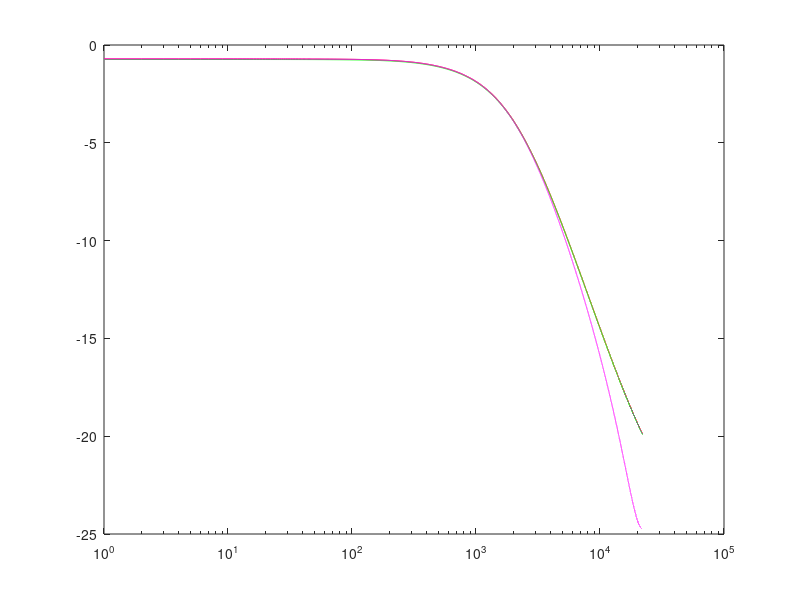

The MATLAB script that drew this image:
% King of Tone Analysis
%   --Tonestack

% Powers of 10 notation
k = 1000;
m = 1e-3;
u = 1e-6;
n = 1e-9;

% Frequency variables
fs = 44100;
f = 1:(fs/2);
w = 2*pi*f;
s = j.*w;

% DSP
z1 = e.^(-s/fs);
z2 = e.^(-2*s/fs);
kk = 2*fs;

% Pre-warping
wk = 2*pi*1*k;
%kk = wk/(tan(wk/(2*fs)));
sz = kk*(1 - z1)./(1 + z1);

% Tonestack components
ri = 1*k;         % Feed resistor from final op amp output
rtone = 25*k;     % Tone Pot
apos = 0.0;      % Tone Pot position, primary leg resistance ratio
bpos = 1 - apos;  % Alternate pot leg resistance ratio
rboost = 50*k;    % Boost pot
bstpos = 0.01;     % Boost pot position resistance ratio

% Components as labeled in derivation
ra = ri + apos*rtone;
rb = bpos*rtone + rtone/fs; % This sets one of the zeros, so it needs to avoid going to zero
rc = 6.8*k;
rd = rboost*bstpos;
ro = 100*k*1000*k/(100*k + 1000*k);
c1 = 10*n;
c2 = 10*n;

% Substitutions as labled in derivation
a0 = ro + rc;
a1 = (ro + rd).*rc.*c2 + ro.*rd.*c2;
b1 = (ro+rd).*c2;

N0 = a0;
N1 = rb*c1*a0 + a1;
N2 = rb*c1*a1;
D0 = 1;
D1 = rb*c1 + c1*a0 + b1;
D2 = rb*c1*b1 + c1*a1;

%%%%%%%%%%%%%%%%%%%%%%%%%%%%%% Transfer functions  %%%%%%%%%%%%%%%%%%%%%%%%%%%%

% ********************************** Vx/Vi ********************************** %
%vxvi = (s.*s*N2 + s.*N1 + N0)./(s.*s.*(N2 + ra.*D2) + s.*(N1 + ra.*D1) + N0 + ra.*D0);
% Further simplification
gvx = N2/(N2 + ra.*D2);
A0 = N0/N2;
A1 = N1/N2;
B0 = (N0 + ra*D0)/(N2 + ra.*D2);
B1 = (N1 + ra*D1)/(N2 + ra.*D2);

vxvi = gvx.*(s.*s + A1*s + A0)./(s.*s + B1*s + B0);  % Final expression for Vx/Vi
                                                     % in the most simplified
                                                     % form: 
                                                     % Second-order filter 
                                                     % with gain

% ********************************** Vo/Vx ********************************** %
%vovx = (s.*c2*ro*rd + ro)./(s.*c2*(ro*rd+(ro+rd)*rc) + rc + ro);
gvo = (c2*ro*rd)/(c2*(ro*rd+(ro+rd)*rc));
%vovx = gvo.*(s + 1/(c2*rd ))./(s + (rc + ro)/(c2*(ro*rd+(ro+rd)*rc)));

X0 = 1/(c2*rd );
Y0 = (rc + ro)/(c2*(ro*rd+(ro+rd)*rc));

vovx = gvo*(s + X0)./(s + Y0);  % Final expression for Vo/Vx in the most 
                                % simplified form: single pole/zero pair
                                % with gain

% ********************* H(s) = Vo/Vi = (Vx/Vi)*(Vo/Vx) ********************** %
Hs = vxvi.*vovx;  % With more algebra the entire expression could be reduced to 
                  % a second-order transfer function, but the expressions for 
                  % "vxvi" and "vovx" are easy to transform to discrete time
                  % approximations directly, avoiding the extra steps.  
                  % If the computational efficiency for the discrete-time
                  % system is paramount then this exercise should be completed.
                  % For current needs further simplification is considered a
                  % needless expenditure of time, so the final DSP algorithm
                  % will require more computational cost than strictly necessary
                  % for this filter implementation. 

%%%%%%%%%%%%%%%%%%%%%%%%%%%%%%% Bilinear Transform  %%%%%%%%%%%%%%%%%%%%%%%%%%%

% ********************************** Vx/Vi ********************************** %
% ************************** Aggregate Coefficients ************************* %
gblt = ((A0 + kk*A1 + kk.*kk)./(B0 + kk*B1 +kk*kk));
gdsp = gvx.*gblt
A1blt = ((2*A0-2*kk*kk)./(A0+kk*A1+kk*kk))
A2blt = ((A0-kk*A1+kk*kk)./(A0+kk*A1+kk*kk))
B1blt = ((2*B0-2*kk*kk)./(B0+kk*B1+kk*kk))
B2blt = ((B0-kk.*B1+kk.*kk)./(B0+kk.*B1+kk.*kk))

% **************************** Stage-1 DSP Filter *************************** %

vxviblt = gdsp.*(A2blt.*z2 + A1blt.*z1 + 1) ./ ( B2blt.*z2 + B1blt.*z1 + 1);

% ********************************** Vo/Vx ********************************** %
% ************************** Aggregate Coefficients ************************* %

g2blt = (X0 + kk)./(Y0 + kk);
gdsp2 = gvo.*g2blt
X0blt = (X0 - kk)./(X0 + kk)
Y0blt = (Y0 - kk)./(Y0 + kk)

% **************************** Stage-2 DSP Filter *************************** %

vovxblt = gdsp2*(X0blt*z1 + 1)./(Y0blt*z1 + 1);

%
% ***************** Cascade Stage-1 and Stage-2 DSP Filters ***************** %
%

Hz = vxviblt.*vovxblt;  
%Hz = vxviblt;   
%Hz = vovxblt;               

%
%%%%%%%%%%%%%%%%%%%%%%%%%%% Check Transfer Functions  %%%%%%%%%%%%%%%%%%%%%%%%%
%

% Check algebra steps used to simplify transfer functions
% Below MATLAB/Octave can handle the complex impedances numerically,
% so the expressions can be entered using a straight-forward approach.
% The final result can be verified using SPICE
zd = rd + 1./(s*c2);
zp = ro.*zd./(ro + zd);
zb = rc + zp;
zc = rb + 1./(s*c1);
zx = zb.*zc./(zb + zc);
vxvick = zx./(zx + ra);
vovxck = zp./(zp + rc);

Hs2 = vxvick.*vovxck;

% BLT Check
%vxviblt = gvx.*(sz.*sz + A1*sz + A0)./(sz.*sz + B1*sz + B0);
%vovxblt = gvo*(sz + X0)./(sz + Y0);
%Hz = vxviblt.*vovxblt;

% Plot
semilogx(f, 20*log10(Hs), 'r')
hold on
semilogx(f, 20*log10(Hs2*0.997), 'g') % when the traces overlap, the 0.997 factor makes them side-by-side visible
semilogx(f, 20*log10(Hz), 'm') 
%hold off



